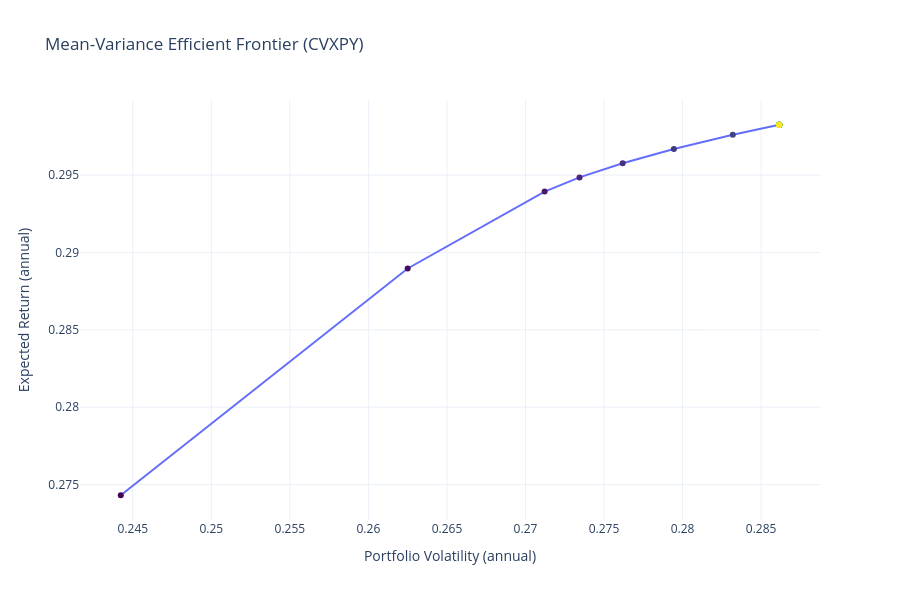
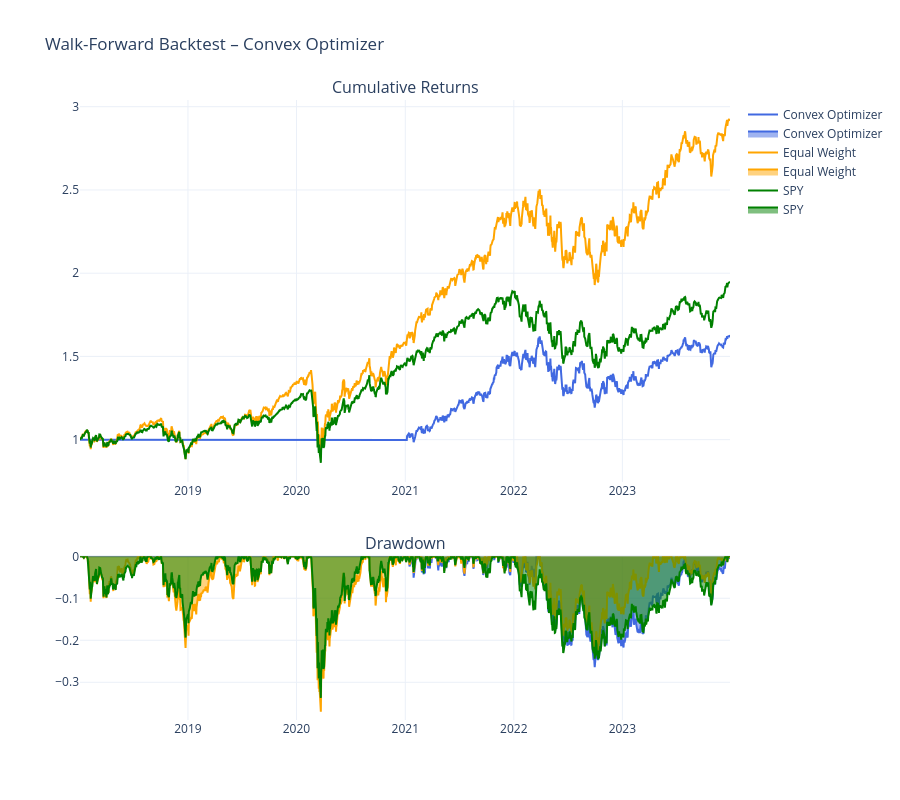

The notebook cell these images were saved under, in order:
### Markdown cell above
Sample Run

### Code cell
# Define universe
tickers = [
  'AAPL', 'MSFT', 'GOOGL', 'NVDA',      # Technology
  'JPM', 'BAC',                         # Financials
  'XOM', 'CVX',                         # Energy
  'PG', 'KO'                            # Consumer Staples
]

sector_map = {
  'AAPL': 'Technology', 'MSFT': 'Technology',
  'GOOGL': 'Technology', 'NVDA': 'Technology',
  'JPM': 'Financials', 'BAC': 'Financials',
  'XOM': 'Energy', 'CVX': 'Energy',
  'PG': 'Consumer Staples', 'KO': 'Consumer Staples'
}

# Instantiate
opt = CompleteConvexPortfolioOptimizer(tickers, sector_map)

# 1. Fetch data (custom dates supported)
opt.fetch_data(start_date='2018-01-01', end_date='2023-12-31')

# 2. Compute moments + regularization
opt.compute_moments()

# 3. Basic optimization
w_basic = opt.optimize(risk_aversion=3.0, position_bounds=(0.0, 0.25))
weights_basic = pd.Series(w_basic, index=tickers).sort_values(ascending=False)
print("Basic weights:\n", weights_basic.round(4))

# 4. Constrained optimization
sector_caps = {
  'Technology': 0.45,
  'Financials': 0.30,
  'Energy': 0.25,
  'Consumer Staples': 0.25
}

w_con = opt.optimize(risk_aversion=3.0, position_bounds=(0.01, 0.20), sector_caps=sector_caps)
print("Constrained weights:\n", pd.Series(w_con, index=tickers).sort_values(ascending=False).round(4))

# 5. Efficient frontier
opt.plot_efficient_frontier()

# 6. Walk-forward backtest
backtest_results = opt.walk_forward_backtest(
  lookback_days=756,
  rebalance_every=21,
  risk_aversion=3.0,
  position_bounds=(0.0, 0.20),
  sector_caps=sector_caps
)

# 7. Analyze
pf_opt, pf_eq, pf_spy = opt.analyze_backtest(backtest_results, name="Convex Optimizer")

### Figure 1 — Plotly figure (JSON) as saved in the notebook; plotly's stock layout.template omitted (floating-point values rounded to 4 significant figures)
{"data": [{"marker": {"color": [0.5, 0.8276, 1.155, 1.483, 1.81, 2.138, 2.466, 2.793, 3.121, 3.448, 3.776, 4.103, 4.431, 4.759, 5.086, 5.414, 5.741, 6.069, 6.397, 6.724, 7.052, 7.379, 7.707, 8.034, 8.362, 8.69, 9.017, 9.345, 9.672, 10], "colorscale": [[0, "#440154"], [0.1111, "#482878"], [0.2222, "#3e4989"], [0.3333, "#31688e"], [0.4444, "#26828e"], [0.5556, "#1f9e89"], [0.6667, "#35b779"], [0.7778, "#6ece58"], [0.8889, "#b5de2b"], [1, "#fde725"]]}, "mode": "markers+lines", "name": "Efficient Frontier", "text": ["γ=0.5", "γ=0.8", "γ=1.2", "γ=1.5", "γ=1.8", "γ=2.1", "γ=2.5", "γ=2.8", "γ=3.1", "γ=3.4", "γ=3.8", "γ=4.1", "γ=4.4", "γ=4.8", "γ=5.1", "γ=5.4", "γ=5.7", "γ=6.1", "γ=6.4", "γ=6.7", "γ=7.1", "γ=7.4", "γ=7.7", "γ=8.0", "γ=8.4", "γ=8.7", "γ=9.0", "γ=9.3", "γ=9.7", "γ=10.0"], "type": "scatter", "x": [0.2442, 0.2625, 0.2712, 0.2734, 0.2762, 0.2794, 0.2832, 0.2862, 0.2862, 0.2862, 0.2862, 0.2862, 0.2862, 0.2862, 0.2862, 0.2862, 0.2862, 0.2862, 0.2862, 0.2862, 0.2862, 0.2862, 0.2862, 0.2862, 0.2862, 0.2862, 0.2862, 0.2862, 0.2862, 0.2862], "y": [0.2743, 0.289, 0.2939, 0.2949, 0.2958, 0.2967, 0.2976, 0.2983, 0.2983, 0.2983, 0.2983, 0.2983, 0.2983, 0.2983, 0.2983, 0.2983, 0.2983, 0.2983, 0.2983, 0.2983, 0.2983, 0.2983, 0.2983, 0.2983, 0.2983, 0.2983, 0.2983, 0.2983, 0.2983, 0.2983]}], "layout": {"height": 600, "title": {"text": "Mean-Variance Efficient Frontier (CVXPY)"}, "xaxis": {"title": {"text": "Portfolio Volatility (annual)"}}, "yaxis": {"title": {"text": "Expected Return (annual)"}}}}

### Figure 2 — Plotly figure (JSON) as saved in the notebook; plotly's stock layout.template omitted (floating-point values rounded to 4 significant figures; data arrays with more than 128 entries replaced by an {"elided": "..."} marker saying what was removed)
{"data": [{"line": {"color": "royalblue"}, "name": "Convex Optimizer", "type": "scatter", "x": {"elided": "1508 str values"}, "xaxis": "x", "y": {"elided": "1508 float values"}, "yaxis": "y"}, {"fill": "tozeroy", "line": {"color": "royalblue"}, "name": "Convex Optimizer", "type": "scatter", "x": {"elided": "1508 str values"}, "xaxis": "x2", "y": {"elided": "1508 float values"}, "yaxis": "y2"}, {"line": {"color": "orange"}, "name": "Equal Weight", "type": "scatter", "x": {"elided": "1508 str values"}, "xaxis": "x", "y": {"elided": "1508 float values"}, "yaxis": "y"}, {"fill": "tozeroy", "line": {"color": "orange"}, "name": "Equal Weight", "type": "scatter", "x": {"elided": "1508 str values"}, "xaxis": "x2", "y": {"elided": "1508 float values"}, "yaxis": "y2"}, {"line": {"color": "green"}, "name": "SPY", "type": "scatter", "x": {"elided": "1508 str values"}, "xaxis": "x", "y": {"elided": "1508 float values"}, "yaxis": "y"}, {"fill": "tozeroy", "line": {"color": "green"}, "name": "SPY", "type": "scatter", "x": {"elided": "1508 str values"}, "xaxis": "x2", "y": {"elided": "1508 float values"}, "yaxis": "y2"}], "layout": {"annotations": [{"font": {"size": 16}, "showarrow": false, "text": "Cumulative Returns", "x": 0.5, "xanchor": "center", "xref": "paper", "y": 1, "yanchor": "bottom", "yref": "paper"}, {"font": {"size": 16}, "showarrow": false, "text": "Drawdown", "x": 0.5, "xanchor": "center", "xref": "paper", "y": 0.264, "yanchor": "bottom", "yref": "paper"}], "height": 800, "title": {"text": "Walk-Forward Backtest – Convex Optimizer"}, "xaxis": {"anchor": "y", "domain": [0, 1]}, "xaxis2": {"anchor": "y2", "domain": [0, 1]}, "yaxis": {"anchor": "x", "domain": [0.384, 1]}, "yaxis2": {"anchor": "x2", "domain": [0, 0.264]}}}
